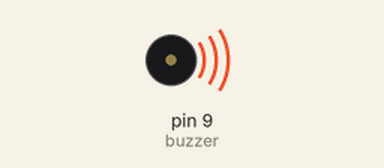
A sketch run on a simulated Arduino Uno, built with avr-gcc and run on an emulated ATmega328P. On the bench: buzzer (waves = sounding).

Above: at 0.02 s.
At 2.0 s:
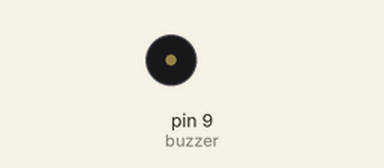
Timing chart, 0 to 3.5 s (numbered marks = the images above):
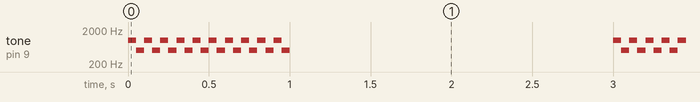

The sketch:

180618_buzzer_simulate_phone_call.ino
```cpp
//http://blog.xuite.net/chycahock/EDA/224660163-Ardunio%2B%E8%9C%82%E9%B3%B4%E5%99%A8%28Buzzer%29%E6%92%AD%E9%9F%B3%E6%A8%82
const int buzzer = 9;
// 用Pin8 輸出方波至蜂鳴器
void setup() {
    pinMode(buzzer,OUTPUT);
}

void loop() {
    // simulate phone call
    for ( int ii=0; ii<10; ii++ ) {
        tone(buzzer,1000);
        delay(50);
        tone(buzzer,500);
        delay(50);
    }
    noTone(buzzer);
    delay(2000);
}
```

Measured:
- by itself, tone on pin 9 (buzzer): plays 1000 Hz for 0.05 s, 500 Hz for 0.05 s, 1000 Hz for 0.05 s, 500 Hz for 0.05 s, 1000 Hz for 0.05 s, 500 Hz for 0.05 s … (880 notes in this stretch)
